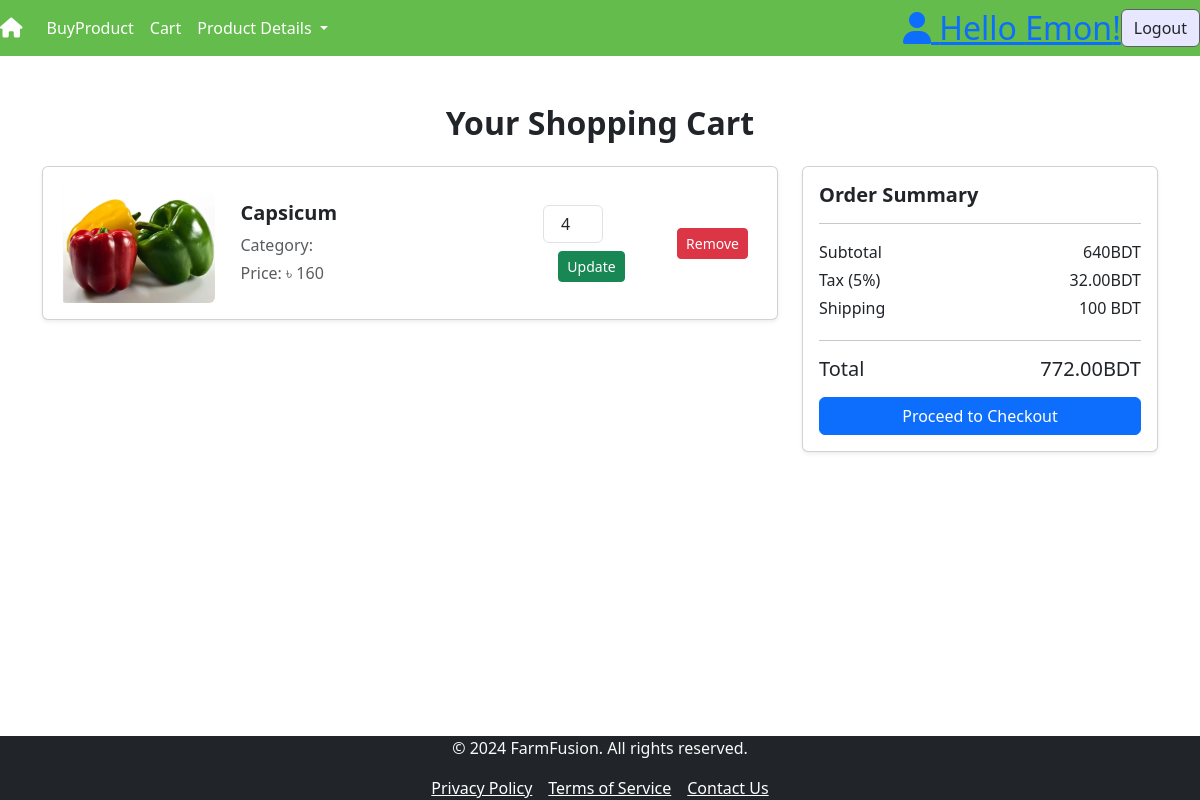
The app's page /cart/ (signed in), older data.
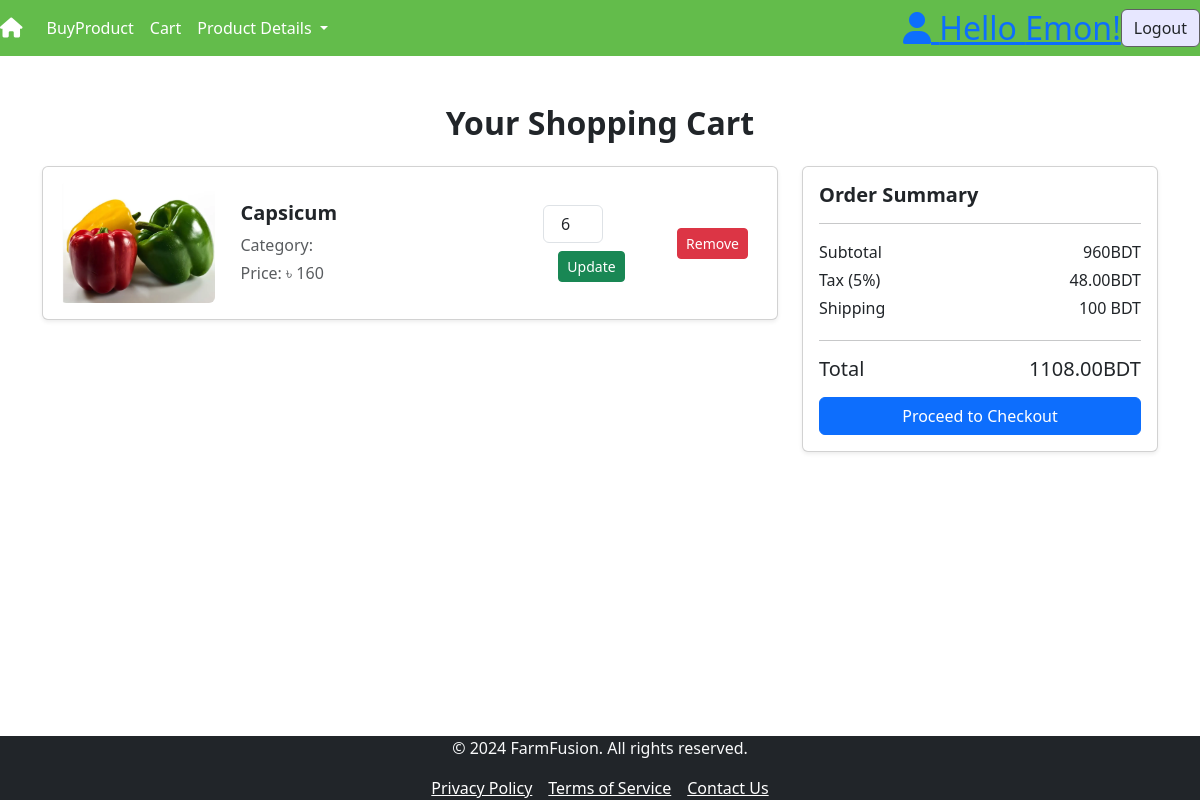
The same page, newer data.
### products/models.py (models this page shows, shortened)
class CartItem(models.Model):
    user = models.ForeignKey(User, on_delete=models.CASCADE)
    product = models.ForeignKey(Product, on_delete=models.CASCADE)
    quantity = models.PositiveIntegerField(default=1)

class Product(models.Model):
    name = models.CharField(max_length=100)
    price = models.IntegerField(default=00)
    quantity =models.CharField(max_length=20,default=1)
    image = models.ImageField(upload_to='pics', null=True, blank=True)

### products/views.py (the view)
# urls.py: path('cart/',views.cart,name='cart'),
@login_required(login_url='/login/')
def cart(request):
    cart_items = CartItem.objects.filter(user=request.user)
    s_total = sum(item.product.price * item.quantity for item in cart_items)
    tax=s_total*0.05
    cost=100
    total = s_total + tax+ cost
    context = {
        'cart_items': cart_items,
        's_total':s_total,
        'total': total,
        'tax': tax,
        'cost': cost
    }
    return render(request, 'cart.html', context)

### templates/cart.html (shortened to what this page needs)
{% extends 'base.html' %}
{% load static %}
{% block content %}
<div class="container mt-5">
    <h2 class="text-center mb-4" style="font-weight: bold;">Your Shopping Cart</h2>
    <div class="row">
        <div class="col-lg-8">
            {% for item in cart_items %}
            <div class="card shadow-sm mb-3">
                <div class="card-body">
                    <div class="row align-items-center">
                        <div class="col-md-3 text-center">
                            <img src="{{ item.product.image.url }}" alt="Product Image"
                                 class="img-fluid rounded" style="max-height: 120px; object-fit: contain;">
                        </div>
                        <div class="col-md-5">
                            <h5 class="mb-2" style="font-weight: bold;">{{ item.product.name }}</h5>
                            <p class="mb-1 text-muted">Category: {{ item.product.category }}</p>
                            <p class="mb-0 text-muted">Price: ৳ {{ item.product.price }}</p>
                        </div>
                        <div class="col-md-2 text-center">
                            <form action="{% url 'update_quantity' item.id %}" method="POST">
                                <input type="number" name="quantity" value="{{ item.quantity }}"
                                       class="form-control text-center" style="width: 60px;" min="1" required>
                                <button type="submit" class="btn btn-success btn-sm mt-2">Update</button>
                            </form>
                        </div>
                        <div class="col-md-2 text-center">
                            <a href="{% url 'remove_from_cart' item.id %}" class="btn btn-danger btn-sm">Remove</a>
                        </div>
                    </div>
                </div>
            </div>
            {% endfor %}
        </div>
        <div class="col-lg-4">
            <div class="card shadow-sm">
                <div class="card-body">
                    <h5 class="card-title" style="font-weight: bold;">Order Summary</h5>
                    <hr>
                    <div class="d-flex justify-content-between">
                        <p class="mb-1">Subtotal</p>
                        <p class="mb-1">{{ s_total }}BDT</p>
                    </div>
                    <div class="d-flex justify-content-between">
                        <p class="mb-1">Tax (5%)</p>
                        <p class="mb-0">{{ tax |floatformat:2 }}BDT</p>
                    </div>
                    <div class="d-flex justify-content-between">
                        <p class="mb-1">Shipping</p>
                        <p class="mb-1">100 BDT</p>
                    </div>
                    <hr>
                    <div class="d-flex justify-content-between">
                        <h5 class="mb-0">Total</h5>
                        <h5 class="mb-0">{{ total|floatformat:2 }}BDT</h5>
                    </div>
                    <a href="{% url 'checkout' %}" class="btn btn-primary w-100 mt-3">Proceed to Checkout</a>
                </div>
            </div>
        </div>
    </div>
</div>
{% endblock %}

Row changes from the older to the newer data that the page shows:
changed CartItem "Capsicum": quantity "4" → "6"
Text that changed along with them:
{{ s_total }}: "640" → "960"
{{ tax |floatformat:2 }}: "32.00" → "48.00"
{{ total|floatformat:2 }}: "772.00" → "1108.00"
